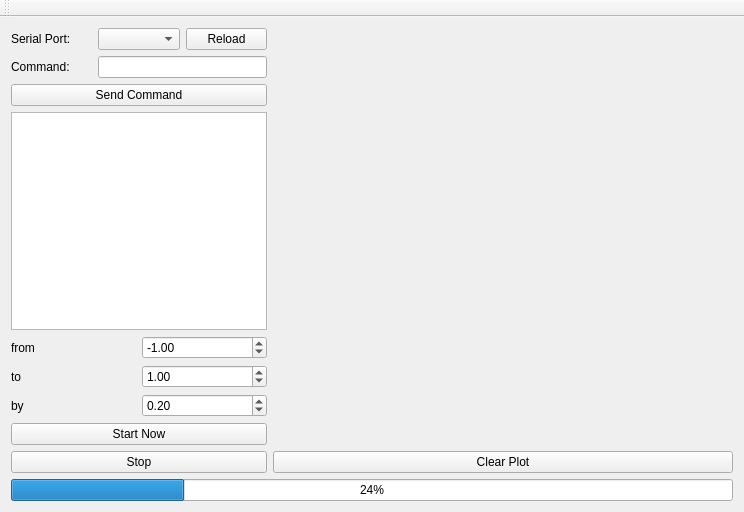
<?xml version="1.0" encoding="UTF-8"?>
<ui version="4.0">
 <class>MainWindow</class>
 <widget class="QMainWindow" name="MainWindow">
  <property name="geometry">
   <rect>
    <x>0</x>
    <y>0</y>
    <width>744</width>
    <height>512</height>
   </rect>
  </property>
  <property name="windowTitle">
   <string>MainWindow</string>
  </property>
  <widget class="QWidget" name="centralWidget">
   <layout class="QGridLayout" name="gridLayout_4">
    <item row="0" column="0">
     <layout class="QGridLayout" name="gridLayout_3">
      <item row="0" column="1">
       <widget class="QCustomPlot" name="qcp_gr" native="true">
        <property name="sizePolicy">
         <sizepolicy hsizetype="Expanding" vsizetype="Expanding">
          <horstretch>0</horstretch>
          <verstretch>0</verstretch>
         </sizepolicy>
        </property>
        <property name="minimumSize">
         <size>
          <width>400</width>
          <height>400</height>
         </size>
        </property>
       </widget>
      </item>
      <item row="0" column="0" rowspan="2">
       <layout class="QGridLayout" name="gridLayout_2">
        <property name="sizeConstraint">
         <enum>QLayout::SetMaximumSize</enum>
        </property>
        <item row="0" column="0">
         <layout class="QGridLayout" name="gridLayout">
          <item row="1" column="1" colspan="2">
           <widget class="QLineEdit" name="lineEdit_command"/>
          </item>
          <item row="2" column="0" colspan="3">
           <widget class="QPushButton" name="pushButton_send_command">
            <property name="text">
             <string>Send Command</string>
            </property>
           </widget>
          </item>
          <item row="0" column="0">
           <widget class="QLabel" name="label_serial_ports">
            <property name="text">
             <string>Serial Port:</string>
            </property>
           </widget>
          </item>
          <item row="3" column="0" colspan="3">
           <widget class="QTextEdit" name="textEdit"/>
          </item>
          <item row="1" column="0">
           <widget class="QLabel" name="label_command">
            <property name="text">
             <string>Command:</string>
            </property>
           </widget>
          </item>
          <item row="0" column="1">
           <widget class="QComboBox" name="comboBox_serial_ports"/>
          </item>
          <item row="0" column="2">
           <widget class="QPushButton" name="pushButton_reload">
            <property name="text">
             <string>Reload</string>
            </property>
           </widget>
          </item>
         </layout>
        </item>
        <item row="1" column="0">
         <layout class="QVBoxLayout" name="verticalLayout">
          <item>
           <layout class="QGridLayout" name="gridLayout_5">
            <item row="0" column="0">
             <widget class="QLabel" name="label_v_from">
              <property name="text">
               <string>from</string>
              </property>
             </widget>
            </item>
            <item row="0" column="1">
             <widget class="QDoubleSpinBox" name="doubleSpinBox_v_from">
              <property name="minimum">
               <double>-5.000000000000000</double>
              </property>
              <property name="maximum">
               <double>5.000000000000000</double>
              </property>
              <property name="singleStep">
               <double>0.100000000000000</double>
              </property>
              <property name="value">
               <double>-1.000000000000000</double>
              </property>
             </widget>
            </item>
            <item row="1" column="0">
             <widget class="QLabel" name="label_v_to">
              <property name="text">
               <string>to</string>
              </property>
             </widget>
            </item>
            <item row="1" column="1">
             <widget class="QDoubleSpinBox" name="doubleSpinBox_v_to">
              <property name="minimum">
               <double>-5.000000000000000</double>
              </property>
              <property name="maximum">
               <double>5.000000000000000</double>
              </property>
              <property name="singleStep">
               <double>0.100000000000000</double>
              </property>
              <property name="value">
               <double>1.000000000000000</double>
              </property>
             </widget>
            </item>
            <item row="2" column="0">
             <widget class="QLabel" name="label_v_by">
              <property name="text">
               <string>by</string>
              </property>
             </widget>
            </item>
            <item row="2" column="1">
             <widget class="QDoubleSpinBox" name="doubleSpinBox_v_by">
              <property name="maximum">
               <double>1.000000000000000</double>
              </property>
              <property name="singleStep">
               <double>0.050000000000000</double>
              </property>
              <property name="value">
               <double>0.200000000000000</double>
              </property>
             </widget>
            </item>
           </layout>
          </item>
          <item>
           <widget class="QPushButton" name="pushButton_start_run">
            <property name="text">
             <string>Start Now</string>
            </property>
           </widget>
          </item>
          <item>
           <widget class="QPushButton" name="pushButton__stop_run">
            <property name="text">
             <string>Stop</string>
            </property>
           </widget>
          </item>
         </layout>
        </item>
       </layout>
      </item>
      <item row="1" column="1">
       <widget class="QPushButton" name="pushButton_clear_plot">
        <property name="text">
         <string>Clear Plot</string>
        </property>
       </widget>
      </item>
     </layout>
    </item>
    <item row="1" column="0">
     <widget class="QProgressBar" name="progressBar">
      <property name="value">
       <number>24</number>
      </property>
     </widget>
    </item>
   </layout>
  </widget>
  <widget class="QMenuBar" name="menuBar">
   <property name="geometry">
    <rect>
     <x>0</x>
     <y>0</y>
     <width>744</width>
     <height>19</height>
    </rect>
   </property>
  </widget>
  <widget class="QToolBar" name="mainToolBar">
   <attribute name="toolBarArea">
    <enum>TopToolBarArea</enum>
   </attribute>
   <attribute name="toolBarBreak">
    <bool>false</bool>
   </attribute>
  </widget>
 </widget>
 <layoutdefault spacing="6" margin="11"/>
 <customwidgets>
  <customwidget>
   <class>QCustomPlot</class>
   <extends>QWidget</extends>
   <header>qcustomplot.h</header>
   <container>1</container>
  </customwidget>
 </customwidgets>
 <resources/>
 <connections/>
</ui>
